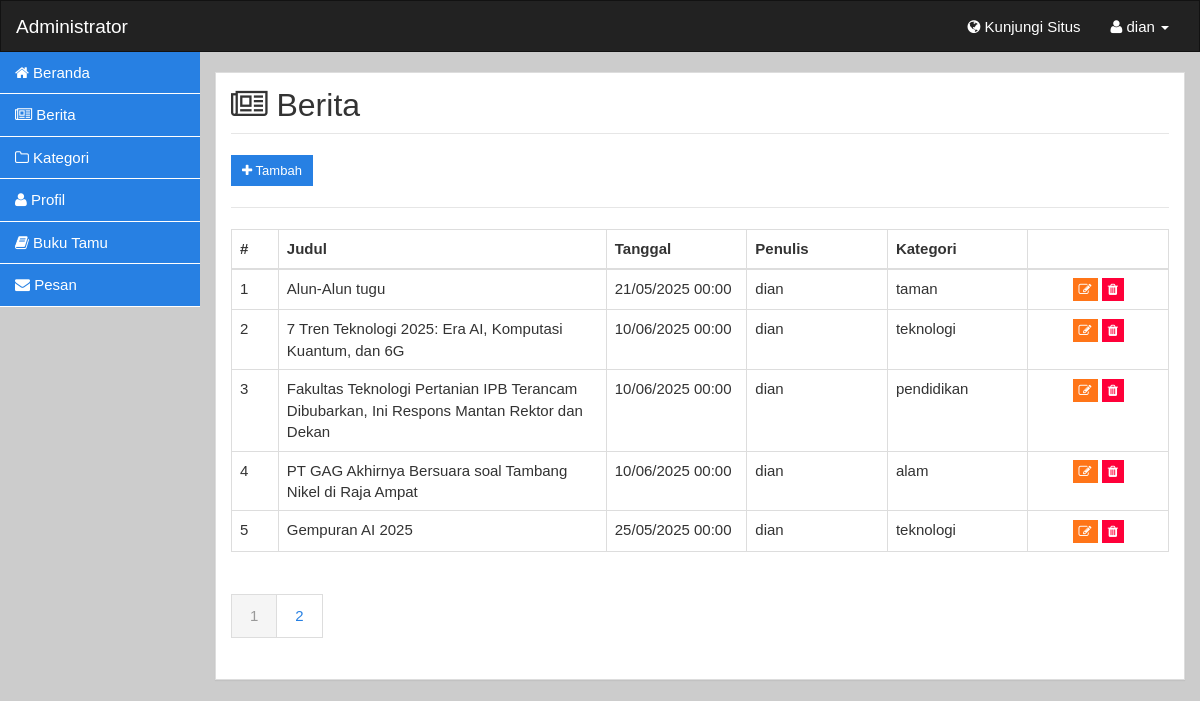
/admin/berita.php (signed in), run on the app's committed database.
### tables this page shows
CREATE TABLE `article` (
  `id` int(11) NOT NULL,
  `date` varchar(20) NOT NULL,
  `title` varchar(255) NOT NULL,
  `content` text NOT NULL,
  `picture` varchar(255) DEFAULT NULL,
  `views` int(11) DEFAULT 0
);

CREATE TABLE `author` (
  `id` int(11) NOT NULL,
  `nickname` varchar(100) NOT NULL,
  `email` varchar(150) NOT NULL,
  `password` varchar(255) NOT NULL,
  `photo` varchar(255) DEFAULT NULL,
  `description` text DEFAULT NULL
);

CREATE TABLE `category` (
  `id` int(11) NOT NULL,
  `name` varchar(100) NOT NULL,
  `description` text DEFAULT NULL
);

### admin/berita.php (the view, shortened to what this page needs)
<?php
include 'header.php';
$limit = 5;
$noPage = isset($_GET['p']) ? (int)$_GET['p'] : 1;
$offset = ($noPage - 1) * $limit;
$stmt = $mysqli->prepare("
    SELECT
        article.id,
        article.title,
        article.picture,
        article.date,
        author.id AS author_id,
        author.nickname,
        category.name
    FROM
        article
        INNER JOIN article_author ON article.id = article_author.article_id
        INNER JOIN author ON article_author.author_id = author.id
        INNER JOIN article_category ON article.id = article_category.article_id
        INNER JOIN category ON article_category.category_id = category.id
    ORDER BY article.date DESC
    LIMIT ?, ?");
$stmt->bind_param("ii", $offset, $limit);
$stmt->execute();
$qry = $stmt->get_result();
?>
<div class="container-fluid body">
    <div class="row">
        <div class="col-lg-2 sidebar">
            <?php include 'sidebar.php'; ?>
        </div>
        <div class="col-lg-10 main-content">
            <div class="panel panel-default">
                <div class="panel-body">
                    <div class="row">
                        <div class="col-md-12">
                            <h2 class="page-header"><i class="fa fa-newspaper-o"></i> Berita</h2>
                        </div>
                    </div>
                    <div class="row">
                        <div class="col-md-12">
                            <a href="tambah_berita.php" class="btn btn-sm btn-primary">
                                <i class="fa fa-plus"></i> Tambah
                            </a>
                        </div>
                    </div>
                    <hr>
                    <div class="row">
                        <div class="col-md-12">
                            <table class="table table-bordered table-hover">
                                <thead>
                                    <tr>
                                        <th width="5%">#</th>
                                        <th width="35%">Judul</th>
                                        <th width="15%">Tanggal</th>
                                        <th width="15%">Penulis</th>
                                        <th width="15%">Kategori</th>
                                        <th width="15%"></th>
                                    </tr>
                                </thead>
                                <tbody>
                                    <?php
                                    $no = $offset + 1;
                                    while ($data = $qry->fetch_assoc()) {
                                    ?>
                                        <tr>
                                            <td><?php echo $no++; ?></td>
                                            <td><?php echo htmlspecialchars($data['title']); ?></td>
                                            <td><?php echo date('d/m/Y H:i', strtotime($data['date'])); ?></td>
                                            <td><?php echo htmlspecialchars($data['nickname']); ?></td>
                                            <td><?php echo htmlspecialchars($data['name']); ?></td>
                                            <td class="text-center">
                                                <a href="edit-berita.php?id=<?php echo $data['id']; ?>" class="btn btn-xs btn-warning">
                                                    <i class="fa fa-edit"></i>
                                                </a>
                                                <a href="hapus-berita.php?id=<?php echo $data['id']; ?>" class="btn btn-xs btn-danger" onclick="return confirm('Yakin ingin menghapus data ini?');">
                                                    <i class="fa fa-trash"></i>
                                                </a>
                                            </td>
                                        </tr>
                                    <?php } ?>
                                </tbody>
                            </table>
                            <?php
                            $stmt_count = $mysqli->prepare("
                                SELECT COUNT(*) AS total
                                FROM article
                                INNER JOIN article_author ON article.id = article_author.article_id
                                INNER JOIN author ON article_author.author_id = author.id
                                INNER JOIN article_category ON article.id = article_category.article_id
                                INNER JOIN category ON article_category.category_id = category.id");
                            $stmt_count->execute();
                            $count = $stmt_count->get_result()->fetch_assoc();
                            $total_records = $count['total'];
                            $total_pages = ceil($total_records / $limit);
                            ?>
                            <nav>
                                <ul class="pagination">
                                    <?php for ($i = 1; $i <= $total_pages; $i++) { ?>
                                        <li class="<?php echo $noPage == $i ? 'active' : ''; ?>">
                                            <a href="?p=<?php echo $i; ?>"><?php echo $i; ?></a>
                                        </li>
                                    <?php } ?>
                                </ul>
                            </nav>
                        </div>
                    </div>
                </div>
            </div>
        </div>
    </div>
</div>

### data on the page
article: title "Alun-Alun tugu", date "21/05/2025 00:00", author.nickname "dian", category.name "taman"
article: title "7 Tren Teknologi 2025: Era AI, Komputasi Kuantum, dan 6G", date "10/06/2025 00:00", author.nickname "dian", category.name "teknologi"
article: title "Fakultas Teknologi Pertanian IPB Terancam Dibubarkan, Ini Respons Mantan Rektor dan Dekan", date "10/06/2025 00:00", author.nickname "dian", category.name "pendidikan"
article: title "PT GAG Akhirnya Bersuara soal Tambang Nikel di Raja Ampat", date "10/06/2025 00:00", author.nickname "dian", category.name "alam"
article: title "Gempuran AI 2025", date "25/05/2025 00:00", author.nickname "dian", category.name "teknologi"

### other printed values
$_SESSION['nm_author'] "dian"
